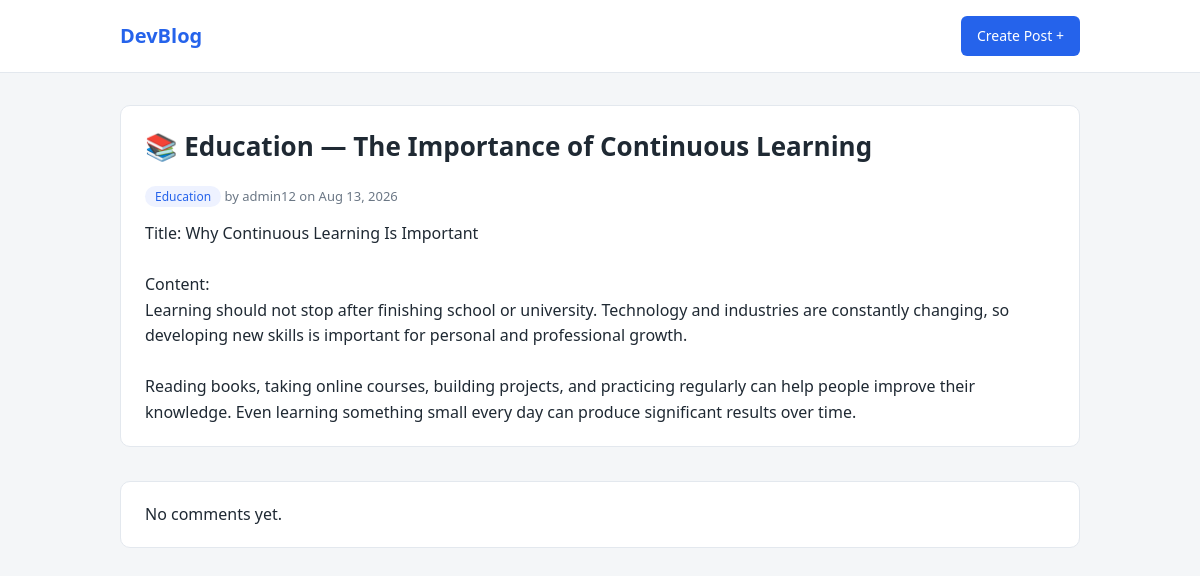
The app's page /posts/4/ with its own data.
### posts/models.py (models this page shows, shortened)
class TimeStampMixin(models.Model):
    created_at = models.DateTimeField(auto_now_add=True)
    updated_at = models.DateTimeField(auto_now=True)
    class Meta:
        abstract = True

class Post(TimeStampMixin):
    STATUS_CHOICES = [
        ('draft','DRAFT'),
        ('published','PUBLISHED'),
    ]
    title = models.CharField(max_length=255)
    content = models.TextField()
    category = models.ForeignKey(
        to=Category,
        on_delete=models.CASCADE,
        related_name='posts',
        null=True,
        blank=True
    )
    status = models.CharField(max_length=15,choices=STATUS_CHOICES,default='draft')
    author = models.ForeignKey(
        to=User,
        on_delete=models.SET_NULL,
        null=True,blank=True,
        related_name='posts'
    )

class Category(TimeStampMixin):
    category_name = models.CharField(max_length=255)
    def __str__(self):
        return self.category_name

### posts/views.py (the view, shortened to what this page needs)
# urls.py: path('posts/<int:pk>/',view=post_detail_view,name='post_detail'),
def post_detail_view(request,pk):
    try:
        post = Post.objects.get(id=pk)
        parent_comments = post.comments.filter(parent__isnull=True).select_related('parent')
        form = CommentForm()
        return render(
            request=request,
            template_name='post_detail.html',
            context={
                'post':post,
                'parent_comments':parent_comments,
                'form':form
            }
        )
    except Exception as e:
         return render(
            request=request,
            template_name='error.html',
            context={'error':e}
        )

### templates/post_detail.html (shortened to what this page needs)
{% extends 'base.html' %}
{% block content %}
<div class="card">
    <h1>{{ post.title }}</h1>
    <div class="meta">
        <span class="badge">{{ post.category }}</span>
        by {{ post.author.username|default:"Anonymous" }}
        on {{ post.created_at|date:"M d, Y" }}
    </div>
    <div class="post-body">{{ post.content }}</div>
</div>
<div class="comments">
    {% for comment in parent_comments %}
        {% include 'comment.html' with comment=comment %}
    {% empty %}
        <div class="card"><p>No comments yet.</p></div>
    {% endfor %}
</div>
{% endblock %}

### static/css/style.css (style rules this page uses)
:root { --bg: #f4f6f8; --card: #ffffff; --text: #1f2933; --muted: #6b7785; --accent: #2563eb; --border: #e3e8ee; }
* { box-sizing: border-box; margin: 0; padding: 0; }
body { font-family: system-ui, "Segoe UI", Roboto, sans-serif; background: var(--bg); color: var(--text); line-height: 1.6; }
h1 { font-size: 26px; margin-bottom: 18px; }
.card { background: var(--card); border: 1px solid var(--border); border-radius: 10px; padding: 20px 24px; margin-bottom: 18px; }
.meta { color: var(--muted); font-size: 13px; margin-bottom: 10px; }
.badge { background: #eef2ff; color: var(--accent); padding: 2px 10px; border-radius: 20px; font-size: 12px; }
.post-body { margin-top: 14px; white-space: pre-line; }
.comments { margin-top: 34px; }

### records on screen
Post: title "📚 Education — The Importance of Continuous Learning", category "Education", author.username "admin12", created_at "Aug 13, 2026", content "Title: Why Continuous Learning Is Important Content: Learning should not stop after finishing school or university. Technology and industries are constantly changing, so developing new skills is important for personal and professional growth. Reading books, taking online courses, building projects, and practicing regularly can help people improve their knowledge. Even learning something small every day can produce significant results over time."
